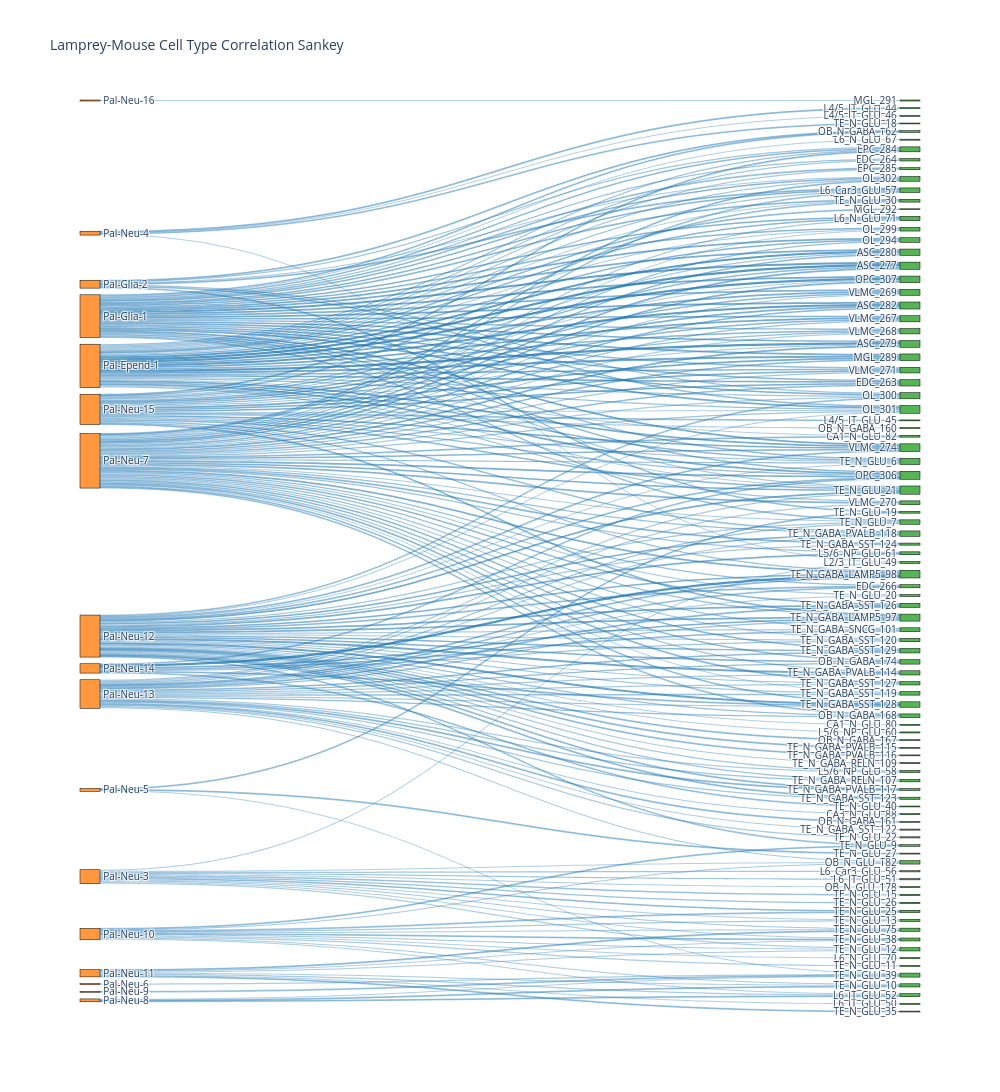

The cell this chart's notebook holds for it:
### Code cell
fig = plot_sankey_from_corr(corr_matrix, threshold=0.3, )
fig.write_html('/data/work/22.fusemap/05.stereoalign/02.scvi/02.cortex/01_20251223/cortex_2.html')

### Figure 1 — Plotly figure (JSON) as saved in the notebook; plotly's stock layout.template omitted (floating-point values rounded to 4 significant figures; data arrays with more than 128 entries replaced by an {"elided": "..."} marker saying what was removed)
{"data": [{"link": {"color": {"elided": "239 str values"}, "source": {"elided": "239 int values"}, "target": {"elided": "239 int values"}, "value": {"elided": "239 float values"}}, "node": {"color": {"elided": "146 str values"}, "label": {"elided": "146 str values"}, "line": {"color": "black", "width": 0.5}, "pad": 15, "thickness": 20}, "type": "sankey"}], "layout": {"font": {"size": 10}, "height": 1200, "title": {"text": "Lamprey-Mouse Cell Type Correlation Sankey"}, "width": 1000}}
